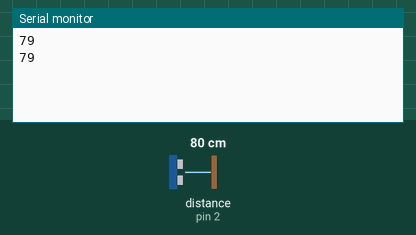
Bench run of a sketch on a simulated Arduino Uno, built with avr-gcc and run on an emulated ATmega328P. On the bench: the last lines printed to the serial monitor. Wiring (inferred from the names in the program): ultrasonic range finder: trigger pin 3; echo pin 2. Inputs (shaded band) come from the test bench; at power-on: distance to the obstacle (sensor on pin 2) 80 cm. The echo pulse lasts 58.3 µs per cm.

Above: at 1.8 s.
1.9 s: distance to the obstacle (sensor on pin 2) set to 2 cm
At 2.8 s:
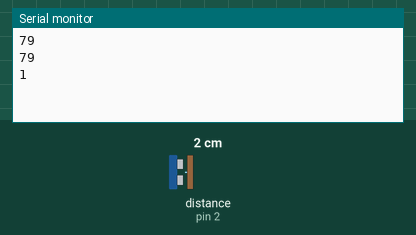
3.4 s: distance to the obstacle (sensor on pin 2) set to 4 cm
At 4.8 s:
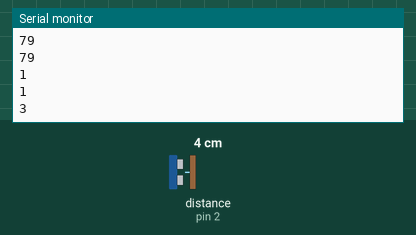
Timing chart, 0 to 6.4 s (numbered marks = the images above; inputs shaded):
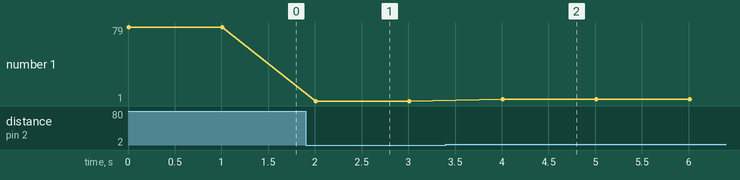

Measured:
- after the input at 1.9 s, the serial monitor: prints a new line after 0.11 s (image 1)
- after the input at 3.4 s, the serial monitor: prints a new line after 0.61 s (image 2)
- plotted number 1: 79 → 1 after the input at 1.9 s, 1 → 3 after the input at 3.4 s

The sketch:

ultrasound_distance_hc04.ino
```cpp
int echo = 2;
int trig = 3;
long duration;
long distance;

void setup() {
  Serial.begin (9600);
  pinMode(trig, OUTPUT);
  pinMode(echo, INPUT);
  digitalWrite(trig, LOW);
}

void loop() {
  digitalWrite(trig, HIGH);
  delayMicroseconds(10);
  digitalWrite(trig, LOW);
  duration = pulseIn(echo, HIGH);
  duration += 0; //offset
  distance = duration * 0.0343 / 2; // cm/ms & path twice traveled

  //Serial.println(duration);
  Serial.println(distance);
  delay(1000);
}
```
